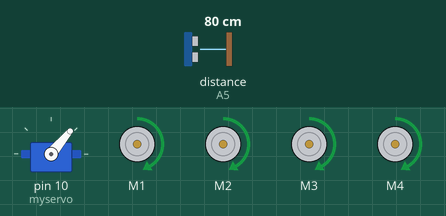
Bench run of a sketch on a simulated Arduino Uno, built with avr-gcc and run on an emulated ATmega328P. Shown: servo, 4 × DC motor (green arrow = forward, orange = backward, longer = faster). The test bench sets the inputs (shaded band); at power-on: distance to the obstacle (sensor on A5) 80 cm. The echo pulse lasts 58.3 µs per cm.

Above: at 3.3 s.
3.4 s: distance to the obstacle (sensor on A5) set to 12 cm
At 4.3 s:
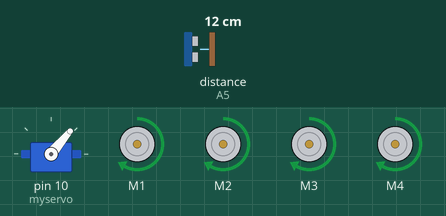
5.4 s: distance to the obstacle (sensor on A5) set to 9 cm
8.4 s: distance to the obstacle (sensor on A5) set to 18 cm
11.4 s: distance to the obstacle (sensor on A5) set to 2 cm
At 14.8 s:
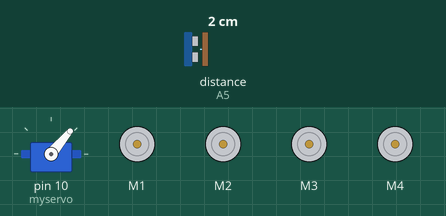
20.4 s: distance to the obstacle (sensor on A5) set to 35 cm
At 22.6 s:
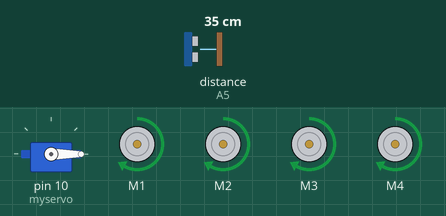
23.4 s: distance to the obstacle (sensor on A5) set to 4 cm
At 27.2 s:
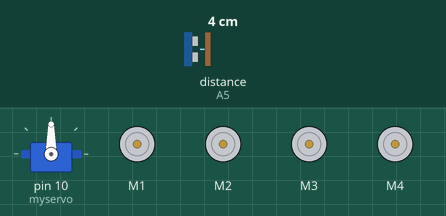
Timing chart, 0 to 27.4 s (numbered marks = the images above; inputs shaded):
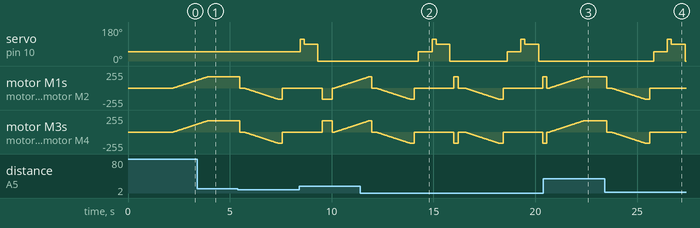

Measured:
- after the input at 11.4 s, servo on pin 10 (myservo): 0° → 50° after 2.9 s, → 115° 0.67 s later, → 90° 0.20 s later, → 0° 0.67 s later, … (8 changes in this stretch)
- after the input at 20.4 s, servo on pin 10 (myservo): stays 0° (without the input it goes to 50° after 2.6 s)
- after the input at 23.4 s, servo on pin 10 (myservo): 0° → 50° after 2.4 s, → 115° 0.67 s later, → 90° 0.20 s later, → 0° 0.67 s later

The sketch:

motor_ultrasonido.ino
```cpp
//// dist = distancia / dsitance no se si lo pued cambiar, no se como lo toma la libreria
/// DD=distancia derecha
/// DI=distancia derecha
/// TR=doblar derecha
/// TL=dobalr izquierda
/// MD=mirar derecha
/// MI=mirar izquierda
/// MOV_AD= mover adelante
/// MOV_AT= mover atras
/// Parar= frenar
////PREGUNTAR SI LOS TIEMPO DE ESPERA ESTABAN EN MS

////// los delays estaban en "ms", NO?

//// librerias del sensor, servo y motor    ////// no se si se usa, pero estaba dentro de AFM
#include <AFMotor.h>                          //// porque no esta en naranja
#include <NewPing.h>
#include <Servo.h>

#define TRIG_PIN A4                           ///defino pins del ultrasonido  //// es el disparador segun la libreria
#define ECHO_PIN A5                           ///  el eco de retorno o como se llame
#define MAX_DISTANCE 200                      //// la distancia , es en cm, NO?
#define MAX_SPEED 170                         //// la velocidad (ver, el tope era 255 , por lo que vi)
#define MAX_SPEED_OFFSET 20


NewPing sonar(TRIG_PIN, ECHO_PIN, MAX_DISTANCE);
AF_DCMotor motor1(1, MOTOR12_1KHZ);     //////el de la izquierda             //////1 y 3 es el puerto
AF_DCMotor motor2(2, MOTOR12_1KHZ);     /////el de la derecha           //// el 1kHZ puede ser 2 8 o 64, depende lo que soporte
AF_DCMotor motor3(3, MOTOR12_1KHZ);
AF_DCMotor motor4(4, MOTOR12_1KHZ);
Servo myservo;
int distance = 100;
int speedSet = 0;
boolean avanzar=false;                       //////tipo de dato booleano


///////////////////////////////////////////////////////////////////////////////////
void setup()
  {
  myservo.attach(10);                                   ///////// pin 9 / 8 / 7 o etc
  myservo.write(50);                             //// ver en ue angulo que ve pa delante
  delay(2000);                                         ////es en ms no?
  distance = readPing();
  delay(100);                                           ////es en ms no?
                                                       /////  hacerlo un par de veces, para configurar i ver que esta bien , tal vez(? o no?
                                                      ////// porque el robot es crack y no lo necesita....
}

int MI()
{
    myservo.write(90); //// ver caunto moverlo moverlo
    delay(500);
    int distance = readPing();
    delay(100);
    myservo.write( 0 );   ///vuelve a centrarse
    return distance;
    delay(100);
}

///////////////////////////////////////////////////////////////////////////////////
int MD()
{
    myservo.write(50);
    delay(500);
    int distance = readPing();
    delay(100);
    myservo.write(115);
    return distance;
}

///////////////////////////////////////////////////////////////////////////////////
int readPing()    /////// me olvide que iba a poner jejeje
                       ////// lee la distancia del sensor
{
  delay(70);                  ///////// sigo en dudas que unidad usa.............
  int cm = sonar.ping_cm();
  if(cm==0)
  {
    cm = 190;
  }
  return cm;
}

///////////////////////////////////////////////////////////////////////////////////
void Parar()
    {
      motor1.run(RELEASE);
      motor2.run(RELEASE);
      motor3.run(RELEASE);
      motor4.run(RELEASE);
    }

///////////////////////////////////////////////////////////////////////////////////
void TL()                     ////// no saben  lo que tarde en procesar esto de girar  en mi cabeza
    {
      motor1.run(BACKWARD);        ////// si va para el otro lado hay que configurar al reves el  " motor1"
      motor2.run(BACKWARD);    /////// y el " motor2"
      motor3.run(FORWARD);       /////// creo que entre mas tiempo tarde, mas tiempo se queda "girando"
      motor4.run(FORWARD);
      delay(500);
      motor1.run(FORWARD);
      motor2.run(FORWARD);
      motor3.run(FORWARD);
      motor4.run(FORWARD);
    }

///////////////////////////////////////////////////////////////////////////////////
void TR()
      {
       motor1.run(FORWARD);
      motor2.run(FORWARD);
      motor3.run(BACKWARD);
       motor4.run(BACKWARD);
      delay(200);
      motor1.run(FORWARD);
      motor2.run(FORWARD);
      motor3.run(FORWARD);
      motor4.run(FORWARD);
      }

/////////////////////////////////////////////////////////////////////////////////// pensar como crear la funcion MOV_AD
void MOV_AD()     ////// un amigo me dijo lo de tipo booleano
{                   ///// mi amigo hizo casi todo este cod
  if(!avanzar)
  {
    avanzar=true;
    motor1.run(FORWARD);
    motor2.run(FORWARD);
    motor3.run(FORWARD);
    motor4.run(FORWARD);
   for (speedSet = 0; speedSet < MAX_SPEED; speedSet +=1) ////// no se que tan rapido hace que avance
   {
    motor1.setSpeed(speedSet);
    motor2.setSpeed(speedSet);
    motor3.setSpeed(speedSet);
    motor4.setSpeed(speedSet);
    delay(10);                                    ///////// esto deberia se mas rapido que lo que tarda en girar?
   }
  }
}


///////////////////////////////////////////////////////////////////////////////////
void MOV_AT() {
    avanzar=false;
    motor1.run(BACKWARD);
    motor2.run(BACKWARD);
    motor3.run(BACKWARD);
    motor4.run(BACKWARD);
  for (speedSet = 0; speedSet < MAX_SPEED; speedSet +=1) ////// lo mismo de antes
  {
    motor1.setSpeed(speedSet);
    motor2.setSpeed(speedSet);
    motor3.setSpeed(speedSet);
    motor4.setSpeed(speedSet);
    delay(10);                                      ///////// esto deberia se mas rapido que lo que tarda en girar?
  }
}


///////////////////////////////////////////////////////////////////////////////////
void loop()
{
 int DR = 0;                                   ////defino la distancia //// es en cm, no?
 int DL = 0;                                   //// es en cm, no?
 delay(40);                                           ////es en ms no?

 if (distance <=10)
     {
       Parar();
       delay(200);
       MOV_AT();
       delay(200);
       Parar();
       delay(200);
       DR = MD();
       delay(200);
       DL = MI();
       delay(200);

  if(DR>=DL)  //////AAAAAAAAAAAAAAAAAAAAAAAAAAAAAAHHHHHHHHHHH PUTAS LLAVES
    {
        TR();
         Parar();
     }
     else
     {
        TL();
        Parar();
      }
       }
       else
       {
         MOV_AD();
        }
     distance = readPing();
}   //////ACA, TERMINA EL LOOP , CREO, CREO FIJARSE

///////////////////////////////////////////////////////////////////////////////////


/////// no se si el orden de las funciones se ven afectadas a la hora de ejecutar
```
